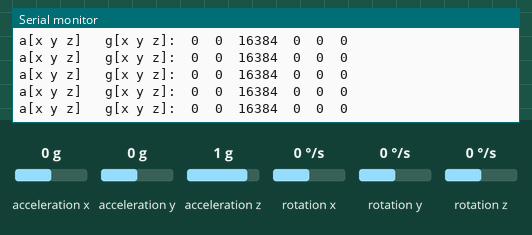
A sketch run on a simulated ESP32. Shown: the last lines printed to the serial monitor. The test bench sets the inputs (shaded band); at power-on: acceleration x 0 g, acceleration y 0 g, acceleration z 1 g, rotation x 0 °/s, rotation y 0 °/s, rotation z 0 °/s.

Above: at 1.2 s.
1.3 s: acceleration x set to -1.4 g
At 1.36 s:
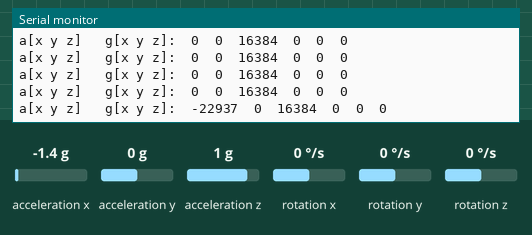
2.8 s: acceleration y set to -1.4 g
At 2.81 s:
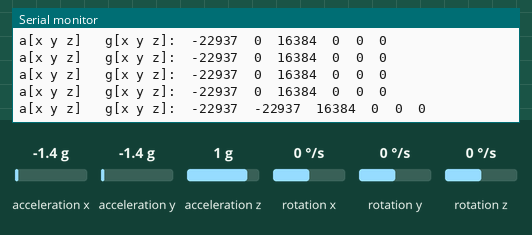
4.3 s: acceleration z set to -1.4 g
At 4.37 s:
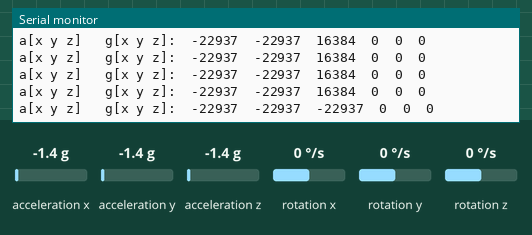
5.8 s: rotation x set to -192 °/s
At 5.82 s:
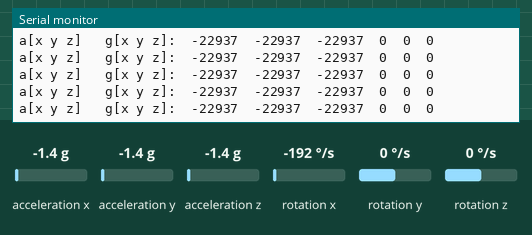
7.3 s: rotation y set to -192 °/s
At 7.38 s:
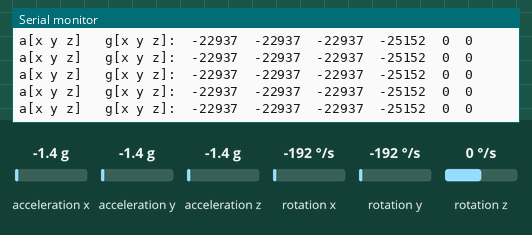

Measured:
- after the input at 1.3 s, the serial monitor: prints a new line after 0.05 s (image 1)
- after the input at 2.8 s, the serial monitor: prints a new line at once (image 2)
- after the input at 4.3 s, the serial monitor: prints a new line after 0.07 s (image 3)

The sketch:

mpu6050codigotest.ino
```cpp
/*
 * Lectura RAW de acelerómetro y giroscopio del MPU6050 con ESP32
 * SDA → GPIO 21
 * SCL → GPIO 22
 */

#include <Wire.h>
#include <I2Cdev.h>
#include <MPU6050.h>

// Crear objeto sensor (dirección por defecto 0x68)
MPU6050 sensor;

int ax, ay, az;
int gx, gy, gz;

void setup() {
  Serial.begin(115200);        // Velocidad serie para ESP32
  Wire.begin(21, 22);          // SDA = 21, SCL = 22 en ESP32

  sensor.initialize();         // Inicializar MPU6050

  if (sensor.testConnection()) {
    Serial.println("Sensor iniciado correctamente");
  } else {
    Serial.println("Error al iniciar el sensor");
    while (1);  // detener ejecución si no hay conexión
  }
}

void loop() {
  // Leer acelerómetro y giroscopio
  sensor.getAcceleration(&ax, &ay, &az);
  sensor.getRotation(&gx, &gy, &gz);

  // Imprimir valores RAW separados por tabuladores
  Serial.print("a[x y z]\t g[x y z]:\t");
  Serial.print(ax); Serial.print("\t");
  Serial.print(ay); Serial.print("\t");
  Serial.print(az); Serial.print("\t");
  Serial.print(gx); Serial.print("\t");
  Serial.print(gy); Serial.print("\t");
  Serial.println(gz);

  delay(100);
}
```
